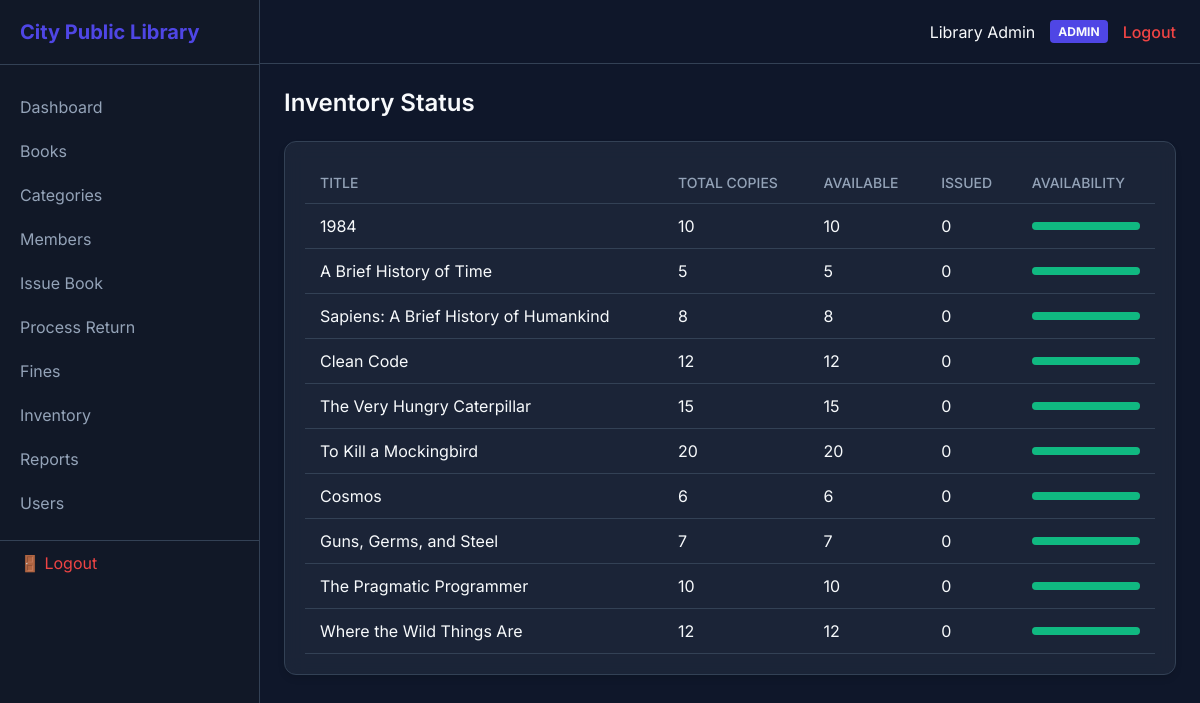
Page /admin/inventory/index.php (signed in) on the committed database.
### tables this page shows
CREATE TABLE `system_settings` (
  `id` int(11) NOT NULL AUTO_INCREMENT,
  `setting_key` varchar(100) NOT NULL,
  `setting_value` text DEFAULT NULL,
  `updated_at` timestamp NOT NULL DEFAULT current_timestamp() ON UPDATE current_timestamp(),
  PRIMARY KEY (`id`),
  UNIQUE KEY `setting_key` (`setting_key`)
);

CREATE TABLE `books` (
  `id` int(11) NOT NULL AUTO_INCREMENT,
  `title` varchar(255) NOT NULL,
  `author` varchar(255) NOT NULL,
  `isbn` varchar(20) DEFAULT NULL,
  `category_id` int(11) NOT NULL,
  `publisher` varchar(255) DEFAULT NULL,
  `year` int(4) DEFAULT NULL,
  `total_copies` int(11) NOT NULL DEFAULT 1,
  `available_copies` int(11) NOT NULL DEFAULT 1,
  `shelf_location` varchar(50) DEFAULT NULL,
  `cover_image` varchar(255) DEFAULT NULL,
  `description` text DEFAULT NULL,
  `created_at` timestamp NOT NULL DEFAULT current_timestamp(),
  PRIMARY KEY (`id`),
  UNIQUE KEY `isbn` (`isbn`),
  KEY `category_id` (`category_id`),
  CONSTRAINT `books_ibfk_1` FOREIGN KEY (`category_id`) REFERENCES `categories` (`id`) ON DELETE CASCADE
);

### config/db.php (called while the page is built, shortened)
<?php
function getSiteName(PDO $pdo): string {
    static $name = null;
    if ($name === null) {
        try {
            $stmt = $pdo->prepare("SELECT setting_value FROM system_settings WHERE setting_key='library_name' LIMIT 1");
            $stmt->execute();
            $name = $stmt->fetchColumn() ?: 'City Public Library';
        } catch (Exception $e) {
            $name = 'City Public Library';
        }
    }
    return $name;
}

### admin/inventory/index.php (the view, shortened to what this page needs)
<?php
require_once '../../config/db.php';
require_once '../../includes/functions.php';
?>
<!DOCTYPE html>
<html lang="en">
<head>
</head>
<body>
    <div class="sidebar">
        <div class="sidebar-header"><?= getSiteName($pdo) ?></div>
        <div class="sidebar-nav">
            <a href="../dashboard.php" class="sidebar-link">Dashboard</a>
            <a href="../books/index.php" class="sidebar-link">Books</a>
            <a href="../categories/index.php" class="sidebar-link">Categories</a>
            <a href="../members/index.php" class="sidebar-link">Members</a>
            <a href="../issue/index.php" class="sidebar-link">Issue Book</a>
            <a href="../returns/index.php" class="sidebar-link">Process Return</a>
            <a href="../fines/index.php" class="sidebar-link">Fines</a>
            <a href="../inventory/index.php" class="sidebar-link">Inventory</a>
            <a href="../reports/index.php" class="sidebar-link">Reports</a>
            <a href="../users/index.php" class="sidebar-link">Users</a>
                    <a href="../../logout.php" class="sidebar-link" style="color: #ef4444; margin-top: 15px; border-top: 1px solid var(--border);"><i class="fas fa-sign-out-alt"></i> 🚪 Logout</a>
        </div>
    </div>
    <div class="main-wrapper">
        <div class="topbar">
            <div class="topbar-right">
                <span><?= htmlspecialchars($_SESSION["full_name"] ?? "Admin User") ?></span>
                <span class="role-badge"><?= htmlspecialchars($_SESSION["role"] ?? "Admin") ?></span>
                <a href="../../logout.php" class="btn-logout">Logout</a>
            </div>
        </div>
        <div class="content">
            <div class="page-header"><h1 class="page-title">Inventory Status</h1></div>
            <div class="card">
                <table>
                    <thead><tr><th>Title</th><th>Total Copies</th><th>Available</th><th>Issued</th><th>Availability</th></tr></thead>
                    <tbody>
                        <?php
                        try {
                            $stmt = $pdo->query("SELECT id, title, total_copies, available_copies FROM books");
                            while($row = $stmt->fetch()) {
                                $issued = $row['total_copies'] - $row['available_copies'];
                                $pct = $row['total_copies'] > 0 ? ($row['available_copies'] / $row['total_copies'] * 100) : 0;
                                $color = $pct > 50 ? 'var(--success)' : ($pct > 20 ? 'var(--accent)' : 'var(--danger)');
                                echo "<tr>
                                    <td>".htmlspecialchars($row['title'])."</td><td>{$row['total_copies']}</td><td>{$row['available_copies']}</td><td>$issued</td>
                                    <td>
                                        <div style='background:rgba(255,255,255,0.1); width:100%; height:8px; border-radius:4px;'>
                                            <div style='background:$color; width:$pct%; height:100%; border-radius:4px;'></div>
                                        </div>
                                    </td>
                                </tr>";
                            }
                        } catch(Exception $e){}
                        ?>
                    </tbody>
                </table>
            </div>
        </div>
    </div>
</body>
</html>

### admin/inventory/index.php (style rules this page uses)
:root { --bg: #0f172a; --sidebar: #111827; --card-bg: rgba(30, 41, 59, 0.8); --primary: #4f46e5; --primary-hover: #4338ca; --accent: #f59e0b; --success: #10b981; --danger: #ef4444; --text-main: #f8fafc; --text-muted: #94a3b8; --border: #334155; }
* { margin: 0; padding: 0; box-sizing: border-box; font-family: 'Inter', sans-serif; }
body { background-color: var(--bg); color: var(--text-main); display: flex; height: 100vh; overflow: hidden; }
.sidebar { width: 260px; background-color: var(--sidebar); height: 100vh; display: flex; flex-direction: column; border-right: 1px solid var(--border); }
.sidebar-header { padding: 20px; font-size: 1.25rem; font-weight: bold; color: var(--primary); border-bottom: 1px solid var(--border); }
.sidebar-nav { padding: 20px 0; flex-grow: 1; overflow-y: auto; }
.sidebar-link { display: block; padding: 12px 20px; color: var(--text-muted); text-decoration: none; transition: 0.3s; }
.main-wrapper { flex-grow: 1; display: flex; flex-direction: column; height: 100vh; overflow: hidden; }
.topbar { height: 64px; background-color: var(--bg); border-bottom: 1px solid var(--border); display: flex; justify-content: space-between; align-items: center; padding: 0 24px; }
.topbar-right { display: flex; align-items: center; gap: 15px; }
.role-badge { background: var(--primary); padding: 4px 8px; border-radius: 4px; font-size: 0.75rem; font-weight: bold; text-transform: uppercase; }
.btn-logout { color: var(--danger); text-decoration: none; font-weight: 500; }
.content { flex-grow: 1; padding: 24px; overflow-y: auto; }
.page-header { display: flex; justify-content: space-between; align-items: center; margin-bottom: 24px; }
.page-title { font-size: 1.5rem; font-weight: 600; }
.card { background: var(--card-bg); border: 1px solid var(--border); border-radius: 12px; padding: 20px; backdrop-filter: blur(10px); margin-bottom: 24px; box-shadow: 0 4px 6px rgba(0,0,0,0.1); }
table { width: 100%; border-collapse: collapse; }
th, td { padding: 12px 15px; text-align: left; border-bottom: 1px solid var(--border); }
th { color: var(--text-muted); font-weight: 500; font-size: 0.875rem; text-transform: uppercase; }

### rows in the picture
system_settings: setting_value "City Public Library"
books: title "1984", total_copies "10", available_copies "10", issued "0"
books: title "A Brief History of Time", total_copies "5", available_copies "5", issued "0"
books: title "Sapiens: A Brief History of Humankind", total_copies "8", available_copies "8", issued "0"
books: title "Clean Code", total_copies "12", available_copies "12", issued "0"
books: title "The Very Hungry Caterpillar", total_copies "15", available_copies "15", issued "0"
books: title "To Kill a Mockingbird", total_copies "20", available_copies "20", issued "0"
books: title "Cosmos", total_copies "6", available_copies "6", issued "0"
books: title "Guns, Germs, and Steel", total_copies "7", available_copies "7", issued "0"
books: title "The Pragmatic Programmer", total_copies "10", available_copies "10", issued "0"
books: title "Where the Wild Things Are", total_copies "12", available_copies "12", issued "0"

### other values in the picture
$_SESSION["full_name"] "Library Admin"
$_SESSION["role"] "ADMIN"
